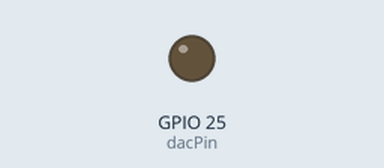
The sketch below on a simulated ESP32. Parts: output pins drawn as LEDs (lit = HIGH).

Above: at 0.15 s.
Timing chart, 0 to 0.4 s (numbered marks = the images above):
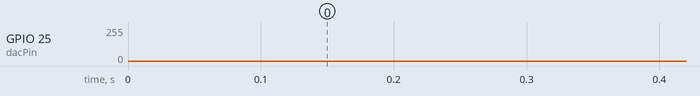

The sketch:

signal_generator.ino
```cpp
/*
 * ESP32 Pure Signal Generator (No ADC)
 * Output: Gabungan Sinus 10Hz + 50Hz + 100Hz
 * Pin Output: GPIO 25 (DAC1)
 */

#include <math.h>

// Konfigurasi Pin DAC
const int dacPin = 25;

// Parameter Frekuensi
const double f1 = 10.0;
const double f2 = 50.0;
const double f3 = 100.0;

// Amplitudo (Kekuatan Sinyal)
// Total amplitudo (3 x 40 = 120) + Offset 128 = 248.
// Ini aman di bawah batas maksimal 255.
const double amplitude = 40.0;

void setup() {
  Serial.begin(115200);
  // Tidak perlu setup khusus untuk dacWrite
  // DAC diaktifkan otomatis saat perintah dacWrite dipanggil
}

void loop() {
  // 1. Ambil waktu sistem dalam detik yang sangat presisi
  // micros() mengembalikan waktu dalam mikrodetik sejak board nyala
  double t = micros() / 1000000.0;

  // 2. Hitung 3 gelombang sinus berdasarkan waktu 't'
  double sin1 = amplitude * sin(2 * PI * f1 * t);
  double sin2 = amplitude * sin(2 * PI * f2 * t);
  double sin3 = amplitude * sin(2 * PI * f3 * t);

  // 3. Gabungkan sinyal + Offset (128)
  double signalTotal = 128 + sin1 + sin2 + sin3;
  // 4. Output ke Pin 25
  // Kita cast ke (int) karena DAC butuh integer 0-255
  dacWrite(dacPin, (int)signalTotal);

  // Tidak perlu delay, biarkan loop berjalan secepat mungkin
  // untuk resolusi gelombang yang paling halus.
}
```
